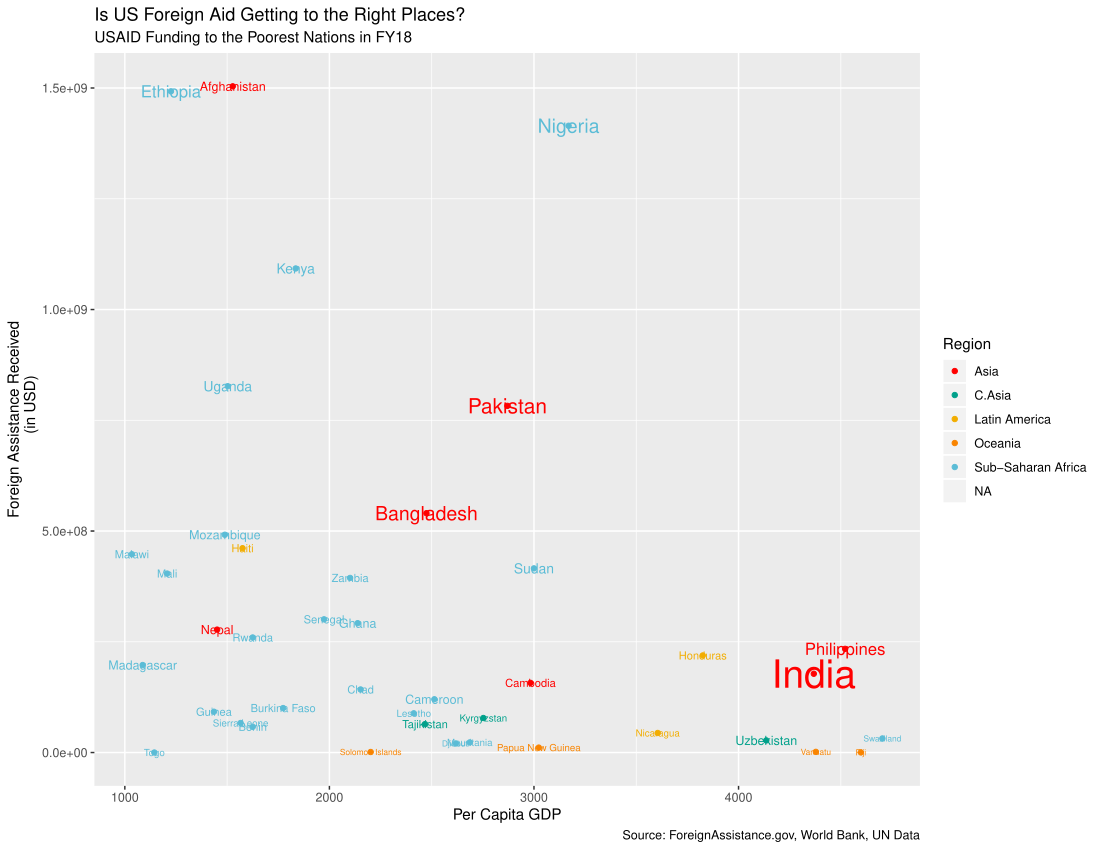

This figure's R source:
### Data Visualization Assignment 2 ###

# Import Data

library(readr)
crimeRatesByState2005 <- read_delim("C:\\Users\\Connor\\Documents\\Georgetown Docs\\crimeRatesByState2005.tsv", 
                                    "\t", escape_double = FALSE, trim_ws = TRUE)
View(crimeRatesByState2005)

# Load Packages
library(tidyverse)

### Yau Replication Figure 6-15 ###

# Rename data
crime <- crimeRatesByState2005

# Base Plot 
ggplot(data = crime,
       mapping = aes(x = murder, y = burglary)) +
  geom_point(mapping = aes(size=sqrt(population/pi)), fill="red", pch=21) +
  scale_radius(name = "Population", range = c(1,25)) +
  geom_text(aes(label=state), show.legend = FALSE, size = 2.5)
  

# Plot with Labels
ggplot(data = crime,
       mapping = aes(x = murder, y = burglary)) +
  geom_point(mapping = aes(size=sqrt(population/pi)), fill="red", pch=21, show.legend = FALSE) +
  scale_radius(name = "Population", range = c(1,25)) +
  geom_text(aes(label=state), size = 2.5) +
  labs(title = paste("MURDERS VERSUS BURGLARIES IN THE UNITED STATES"),
       caption = "Source: U.S.Census Bureau | Nathan Yau",
       x = "Murders
            per 100,000 population", 
       y = "Burglaries
            per 100,000 population")

### Original Visualization 2 ###

# Load Packages
library(tidyverse)
library(readr)
library(readxl)
library(wesanderson)

# Load Data
USAID <- read_csv("~/Georgetown Docs/U.S. Agency for International Development.csv")
population <- read_csv("~/Georgetown Docs/Data/UNdata_Export_20190210_173214793/UNdata_Export_20190210_173214793.csv")
gapdata_gdp_ppp_v14 <- read_excel("~/Georgetown Docs/Data/gapdata_gdp_ppp_v14.xlsx")
countries_of_the_world <- read_excel("~/Georgetown Docs/Data/countries of the world.xls")

# Clean Data Sets
#GDP
gdp <- gapdata_gdp_ppp_v14[, 1:3]
gdp_2018 <- filter(gapdata_gdp_ppp_v14, Year=='2018')
gdp_2018 <- select(gdp_2018, country='Area', gdp='GDP per capita - with interpolations')

#Population
population <- select(population, country='Country or Area', population='Value')

#USAID
usaid_2018 <- filter(USAID, Award_Transaction_Fiscal_Year=='2018')
usaid_2018 <- select(usaid_2018, country='Recipient_Location', amount='Award_Transaction_Value')
usaid_sum <- usaid_2018 %>% group_by(country) %>% summarize(amount_total = sum(amount))

# Region Data
region <- select(countries_of_the_world,country='Data is public domain from US government.', region='..2')


# Join Data Frames
pop_gdp <- left_join(population,gdp_2018,by="country")
aid_region <- left_join(region,usaid_sum,by="country")
aid_total_country <- left_join(pop_gdp,aid_region,by="country")

# Exploratory Visualization
ggplot(data = aid_total_country,
       mapping = aes(x = gdp, y = amount_total, color = region)) +
  geom_point(mapping = aes(size = population))

# Drop Outliers
aid_total_country <- filter(aid_total_country, gdp < 20000)
gdp_low <- filter(aid_total_country, gdp < 10000)

# Refined Visualization
ggplot(data = gdp_low,
       mapping = aes(x = gdp, y = amount_total, color = region)) +
  geom_point() +
  geom_text(aes(label=country, size=population), show.legend = FALSE) +
  scale_size_continuous(range = c(2,10)) +
  scale_color_manual(name = "Region", values = wes_palette(n=5, name="Darjeeling1"), 
                     labels = c("ASIA (EX. NEAR EAST)" = "Asia", "C.W. OF IND. STATES" = "C.Asia",
                                                 "LATIN AMER. & CARIB" = "Latin America", "OCEANIA" ="Oceania", 
                                                 "SUB-SAHARAN AFRICA" = "Sub-Saharan Africa")) +
  labs(title = paste("Is US Foreign Aid Getting to the Right Places?"),
       subtitle = "USAID Funding to the Poorest Nations in FY18",
       caption = "Source: ForeignAssistance.gov, World Bank, UN Data",
       x = "Per Capita GDP", 
       y = "Foreign Assistance Received
       (in USD)")
